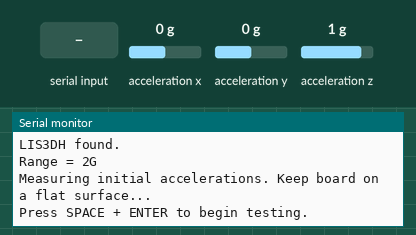
Simulated run of this sketch. Board: Arduino Uno, built with avr-gcc and run on an emulated ATmega328P. Parts: the last lines printed to the serial monitor. The test bench sets the inputs (shaded band); at power-on: acceleration x 0 g, acceleration y 0 g, acceleration z 1 g.

Above: at 8.0 s.
8.1 s: byte 32 (' ') received over Serial
At 8.8 s:
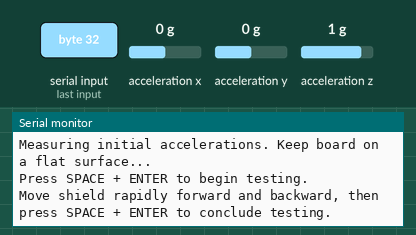
9.6 s: byte 32 (' ') received over Serial
At 10.1 s:
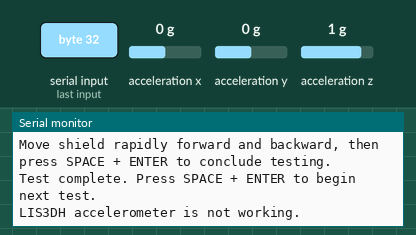

Measured:
- after the input at 8.1 s, the serial monitor: prints a new line at once (image 1)
- after the input at 9.6 s, the serial monitor: prints a new line at once (image 2)

The sketch:

LIS3DH_Accelerometer.ino
```cpp
// Written by Benjamin Wenger on 2-24-2026
// Last modified 3-30-2026
// Functionality test code for Adafruit LIS3DH 3-axis accelerometer

// Confirm that significant movements generate different results for the x, y, and z components.
// If the code does not see significant changes after prompting movements, it should tell the user that the sensor is defective.

#include <Wire.h>
#include <Adafruit_LIS3DH.h>
#include <Adafruit_Sensor.h>

// I2C address
Adafruit_LIS3DH lis = Adafruit_LIS3DH();

// Sensor reading variables
float vals[3] = {0,0,0}; // x,y,z
float maxVals[3] = {0,0,0}; // x_max,y_max,z_max

// State of loop operations
enum State {WAITING, READING, VERDICT};
State status = WAITING;

// Active measurement axis
enum Axis {X, Y, Z};
Axis direction = X;

// Variables to indicate if sensor works (default is yes)
bool is_working = true;
bool printedFail = false;
bool printedSucc = false;

void setup() {
  // Initialize serial communication
  Serial.begin(115200);
  while (!Serial) delay(1000); // Wait until serial monitor is opened
  delay(3000); // 5-second delay to give the user some time to prepare

  lisInitialize();

  // Read initial acceleration values and zero out the sensor
  Serial.println("Measuring initial accelerations. Keep board on a flat surface...");
  delay(3000); // Give the user a chance to set the board down
  for (int ii = 0; ii < 400; ii++) {
    // Get a new sensor reading with normalized accelerations
    lisRead();

    // Serial.println(vals[0]);
    // Serial.println(vals[1]);
    // Serial.println(vals[2]); // for debugging

    // Decide whether sensor is working based on offsets. x and y should be close to 0; z should be close to 9.81.
    if (fabs(vals[0]) > 2.0 || fabs(vals[1]) > 2.0 || vals[2] > 11.0 || vals[2] < 7.0) {
      Serial.println("Sensor measurements do not match expected values.");
      is_working = false;
      status = VERDICT;
      break;
    }
    // Short delay
    delay(1);
  }
  if (is_working) {
    Serial.println("Press SPACE + ENTER to begin testing.");
  }
}

void loop() {
  if (!printedFail) {
    switch (status) {
      case WAITING:
        if (spacePressed()) {
          status = READING;
          switch (direction) {
            // Test x,y,z directions in that order to ensure all are working.
            case X: // x-direction
              Serial.println("Move shield rapidly forward and backward, then press SPACE + ENTER to conclude testing.");
              break;
            case Y: // y-direction
              Serial.println("Move shield rapidly from left to right, then press SPACE + ENTER to conclude testing.");
              break;
            case Z: // z-direction
              Serial.println("Move board rapidly upward and downward, then press SPACE + ENTER to conclude testing.");
              break;
          }
        }
        break;
      case READING:
        // Read and log current sensor readings
        lisRead();

        // Update max values for x, y, and z measurements
        lisUpdateMax();

        if (spacePressed()) {
          if (direction == Z) {
            status = VERDICT;
            Serial.println("Testing complete.");
            lisVerdict();
          } else {
            status = WAITING;
            Serial.println("Test complete. Press SPACE + ENTER to begin next test.");
            lisVerdict();
            direction = (Axis)(direction + 1);
          }
        }
        break;
      case VERDICT:
        if (!printedSucc) {
          if (is_working) {
            Serial.println("LIS3DH accelerometer is working.");
            printedSucc = true;
          } else {
            Serial.println("LIS3DH accelerometer is not working.");
            printedFail = true;
          }
        }
        break;
    }
  }
}

// Helper function to determine if spacebar was pressed
bool spacePressed() {
  if (Serial.available()) {
    char c = Serial.read();
    while (Serial.available()) {
      Serial.read();
    }
    return c == ' ';
  }
  return false;
}

void lisInitialize() {
  // Begin I2C communication
  if (! lis.begin(0x18)) {   // change this to 0x19 for alternative i2c address
    Serial.println("LIS3DH not recognized.");
    while (1) yield();
  }
  Serial.println("LIS3DH found.");

  // lis.setRange(LIS3DH_RANGE_4_G);   // 2, 4, 8 or 16 G!
  Serial.print("Range = "); Serial.print(2 << lis.getRange());
  Serial.println("G");
}

// Function for reading from LIS3DH accelerometer
void lisRead() {
  sensors_event_t event;
  lis.getEvent(&event);
  vals[X] = event.acceleration.x;
  vals[Y] = event.acceleration.y;
  vals[Z] = event.acceleration.z;
}

// Function that updates max values in a given direction
void lisUpdateMax() {
  if (vals[direction] > maxVals[direction]) {
    maxVals[direction] = vals[direction];
  }
}

// Function that decides whether the sensor is working
void lisVerdict() {
  if (direction == Z) {
    if (abs(maxVals[Z]) < 11.0) {
      is_working = false;
      status = VERDICT;
    }
  } else {
    if (abs(maxVals[direction]) < 2.0) {
      is_working = false;
      status = VERDICT;
    }
  }
}
```
